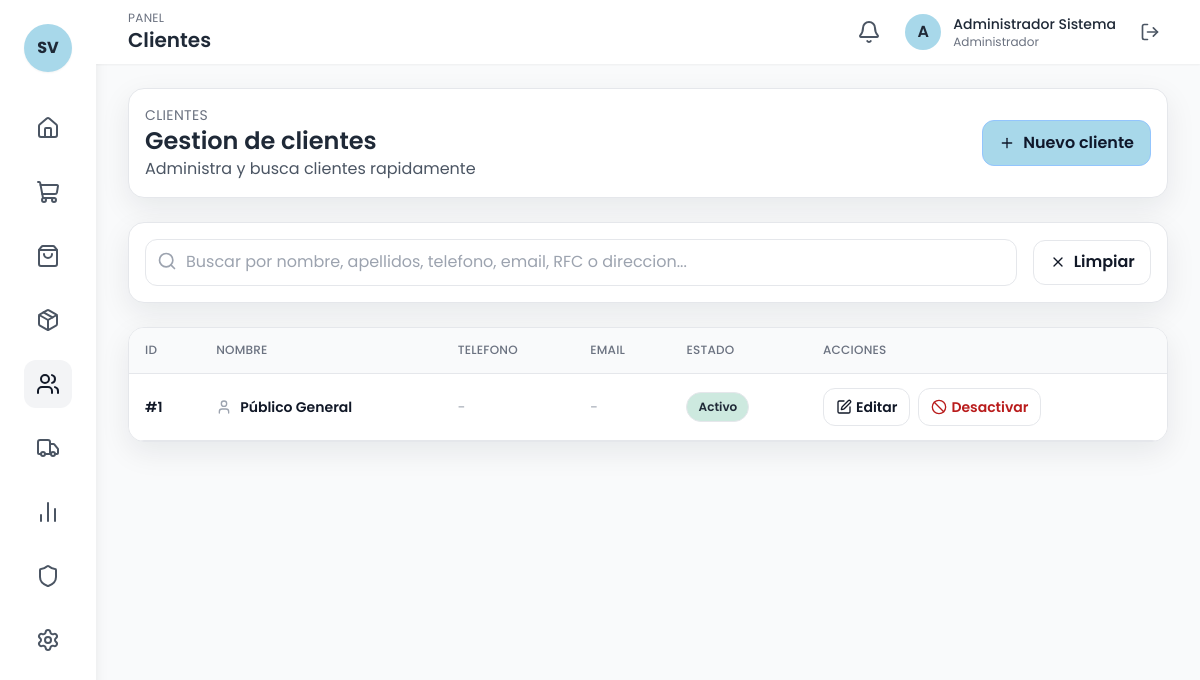
Screenshot of /clientes (signed in) with the database file from the repository.
### tables this page shows
CREATE TABLE IF NOT EXISTS clientes (
    idCliente INT PRIMARY KEY AUTO_INCREMENT,
    nombre VARCHAR(200) NOT NULL,
    apellidos VARCHAR(200),
    telefono VARCHAR(20),
    email VARCHAR(100),
    direccion TEXT,
    rfc VARCHAR(20),
    estado TINYINT DEFAULT 1,
    created_at TIMESTAMP DEFAULT CURRENT_TIMESTAMP,
    updated_at TIMESTAMP DEFAULT CURRENT_TIMESTAMP ON UPDATE CURRENT_TIMESTAMP
);

### controllers/ClienteController.php (called while the page is built, shortened)
<?php
require_once 'models/Cliente.php';
class ClienteController {
    private $clienteModel;
    public function __construct() {
        $this->clienteModel = new Cliente();
    }
    public function index() {
        $search = $_GET['search'] ?? '';
        $clientes = $this->clienteModel->getAll($search);
        require_once 'views/layout/header.php';
        require_once 'views/clientes/index.php';
        require_once 'views/layout/footer.php';
    }
}
?>

### models/Cliente.php (called while the page is built, shortened)
<?php
require_once 'config/database.php';
class Cliente {
    private $conn;
    private $table = "clientes";
    public function __construct() {
        $database = new Database();
        $this->conn = $database->getConnection();
    }
    public function getAll($search = '') {
        $query = "SELECT * FROM " . $this->table . " WHERE 1=1";
        $query .= " ORDER BY nombre, apellidos";
        $stmt = $this->conn->prepare($query);
        $stmt->execute();
        return $stmt->fetchAll();
    }
}
?>

### config/database.php (called while the page is built, shortened)
<?php
class Database {
    private $host = "localhost";
    private $db_name = "sistema_ventas";
    private $username = "root";
    private $password = "";
    public function getConnection() {
        $this->conn = null;
        try {
            $this->conn = new PDO(
                "mysql:host=" . $this->host . ";dbname=" . $this->db_name . ";charset=utf8mb4",
                $this->username,
                $this->password,
                [
                    PDO::ATTR_ERRMODE => PDO::ERRMODE_EXCEPTION,
                    PDO::ATTR_DEFAULT_FETCH_MODE => PDO::FETCH_ASSOC,
                    PDO::ATTR_EMULATE_PREPARES => false
                ]
            );
        } catch(PDOException $exception) {
            echo "Error de conexión: " . $exception->getMessage();
        }
        return $this->conn;
    }
}
?>

### views/clientes/index.php (the view, shortened to what this page needs)
<div class="max-w-7xl mx-auto space-y-6">
    <div class="card flex flex-col md:flex-row md:items-center md:justify-between gap-3">
        <div>
            <p class="text-sm text-gray-500 uppercase tracking-wide">Clientes</p>
            <h2 class="text-2xl font-semibold text-gray-800">Gestion de clientes</h2>
            <p class="text-gray-600">Administra y busca clientes rapidamente</p>
        </div>
        <button onclick="abrirModal('crear')" class="btn-primary">
            <i data-lucide="plus" class="h-4 w-4 mr-2"></i> Nuevo cliente
        </button>
    </div>
    <div class="card">
        <form method="GET" action="<?php echo BASE_URL; ?>clientes" id="formBusqueda" class="flex flex-col md:flex-row gap-4">
            <div class="flex-1 relative">
                <input type="text" name="search" id="searchInput" value="<?php echo htmlspecialchars($search ?? ''); ?>"
                       placeholder="Buscar por nombre, apellidos, telefono, email, RFC o direccion..."
                       class="input-modern pl-10"
                       autocomplete="off">
                <i data-lucide="search" class="absolute left-3 top-3 text-gray-400 h-5 w-5"></i>
            </div>
            <div class="flex items-center gap-2">
                <a href="<?php echo BASE_URL; ?>clientes" class="btn-ghost">
                    <i data-lucide="x" class="h-4 w-4 mr-2"></i> Limpiar
                </a>
            </div>
        </form>
    </div>
    <div class="card table-shell p-0">
        <div class="overflow-x-auto">
            <table class="min-w-full divide-y divide-gray-200">
                <thead>
                    <tr>
                        <th class="text-left text-xs font-medium text-gray-500 uppercase tracking-wider">ID</th>
                        <th class="text-left text-xs font-medium text-gray-500 uppercase tracking-wider">Nombre</th>
                        <th class="text-left text-xs font-medium text-gray-500 uppercase tracking-wider">Telefono</th>
                        <th class="text-left text-xs font-medium text-gray-500 uppercase tracking-wider">Email</th>
                        <th class="text-left text-xs font-medium text-gray-500 uppercase tracking-wider">Estado</th>
                        <th class="text-left text-xs font-medium text-gray-500 uppercase tracking-wider">Acciones</th>
                    </tr>
                </thead>
                <tbody class="bg-white divide-y divide-gray-200" id="clientesTbody">
                    <?php if (empty($clientes)): ?>
                        <tr>
                            <td colspan="6" class="px-6 py-8 text-center text-gray-500">
                                <i data-lucide="inbox" class="h-10 w-10 mx-auto mb-2 text-gray-400"></i>
                                <p>No hay clientes registrados</p>
                            </td>
                        </tr>
                    <?php else: ?>
                        <?php foreach ($clientes as $cliente): ?>
                            <tr class="hover:bg-blue-50 transition-colors">
                                <td class="px-6 py-4 whitespace-nowrap">
                                    <span class="text-sm font-semibold text-gray-900">#<?php echo $cliente['idCliente']; ?></span>
                                </td>
                                <td class="px-6 py-4">
                                    <div class="flex items-center gap-2">
                                        <i data-lucide="user" class="h-4 w-4 text-gray-400"></i>
                                        <span class="text-sm font-semibold text-gray-900">
                                            <?php echo htmlspecialchars($cliente['nombre'] . ' ' . $cliente['apellidos']); ?>
                                        </span>
                                    </div>
                                </td>
                                <td class="px-6 py-4 whitespace-nowrap text-sm text-gray-600">
                                    <?php if (!empty($cliente['telefono'])): ?>
                                        <i data-lucide="phone" class="h-4 w-4 inline text-gray-400 mr-1"></i>
                                        <?php echo htmlspecialchars($cliente['telefono']); ?>
                                    <?php else: ?>
                                        <span class="text-gray-400">-</span>
                                    <?php endif; ?>
                                </td>
                                <td class="px-6 py-4 whitespace-nowrap text-sm text-gray-600">
                                    <?php if (!empty($cliente['email'])): ?>
                                        <i data-lucide="mail" class="h-4 w-4 inline text-gray-400 mr-1"></i>
                                        <?php echo htmlspecialchars($cliente['email']); ?>
                                    <?php else: ?>
                                        <span class="text-gray-400">-</span>
                                    <?php endif; ?>
                                </td>
                                <td class="px-6 py-4 whitespace-nowrap text-sm">
                                    <?php $clienteActivo = (int)($cliente['estado'] ?? 0) === 1; ?>
                                    <span
                                        class="<?php echo $clienteActivo ? 'pill bg-green-pastel/70 text-gray-800' : 'pill bg-gray-200 text-gray-700'; ?>"
                                        data-estado-pill
                                        data-state="<?php echo $clienteActivo ? '1' : '0'; ?>"
                                        data-class-activo="pill bg-green-pastel/70 text-gray-800"
                                        data-class-inactivo="pill bg-gray-200 text-gray-700">
                                        <?php echo $clienteActivo ? 'Activo' : 'Inactivo'; ?>
                                    </span>
                                </td>
                                <td class="px-6 py-4 whitespace-nowrap text-sm font-medium">
                                    <div class="flex items-center gap-2">
                                        <button onclick='abrirModal("editar", <?php echo json_encode($cliente); ?>)' class="btn-ghost px-3 py-2">
                                            <i data-lucide="edit" class="h-4 w-4 mr-1"></i> Editar
                                        </button>
                                        <?php
                                            $urlActivar = BASE_URL . 'clientes/activate/' . $cliente['idCliente'];
                                            $urlDesactivar = BASE_URL . 'clientes/delete/' . $cliente['idCliente'];
                                        ?>
                                        <a href="<?php echo $clienteActivo ? $urlDesactivar : $urlActivar; ?>"
                                           class="btn-ghost px-3 py-2 <?php echo $clienteActivo ? 'text-red-700' : 'text-green-700'; ?>"
                                           data-ajax-toggle
                                           data-entity="cliente"
                                           data-id="<?php echo $cliente['idCliente']; ?>"
                                           data-current-state="<?php echo $clienteActivo ? '1' : '0'; ?>"
                                           data-new-state="<?php echo $clienteActivo ? '0' : '1'; ?>"
                                           data-toggle-url="<?php echo $clienteActivo ? $urlDesactivar : $urlActivar; ?>"
                                           data-url-activar="<?php echo $urlActivar; ?>"
                                           data-url-desactivar="<?php echo $urlDesactivar; ?>"
                                           data-confirm-activar="Desea activar este cliente?"
                                           data-confirm-desactivar="Desea desactivar este cliente?">
                                            <i data-lucide="<?php echo $clienteActivo ? 'ban' : 'check-circle'; ?>" class="h-4 w-4 mr-1"></i>
                                            <span data-toggle-text><?php echo $clienteActivo ? 'Desactivar' : 'Activar'; ?></span>
                                        </a>
                                    </div>
                                </td>
                            </tr>
                        <?php endforeach; ?>
                    <?php endif; ?>
                </tbody>
            </table>
        </div>
    </div>
</div>

### styles.css (style rules this page uses)
body { font-family: 'Poppins', ui-sans-serif, system-ui, -apple-system, BlinkMacSystemFont, "Segoe UI", sans-serif; }
.card { background: #ffffff; border-radius: 1rem; padding: 1rem; border: 1px solid #e5e7eb; box-shadow: 0 10px 30px rgba(15, 23, 42, 0.08); transition: transform 0.15s ease, box-shadow 0.15s ease; }
.pill { display: inline-flex; align-items: center; padding: 0.25rem 0.7rem; border-radius: 9999px; font-size: 0.75rem; font-weight: 600; background: #f3f4f6; color: #374151; border: 1px solid #e5e7eb; }
.btn-primary { display: inline-flex; align-items: center; justify-content: center; padding: 0.65rem 1rem; border-radius: 0.75rem; font-weight: 600; background: #a8d8ea; color: #0f172a; border: 1px solid #93c5fd; transition: transform 0.12s ease, box-shadow 0.12s ease, background-color 0.12s ease; }
.btn-ghost { display: inline-flex; align-items: center; justify-content: center; padding: 0.6rem 0.95rem; border-radius: 0.75rem; font-weight: 600; color: #111827; background: #fff; border: 1px solid #e5e7eb; transition: transform 0.12s ease, box-shadow 0.12s ease, background-color 0.12s ease; }
.table-shell { border-radius: 1rem; overflow: hidden; border: 1px solid #e5e7eb; }
.table-shell table { width: 100%; border-collapse: separate; border-spacing: 0; }
.table-shell thead th { background: #f9fafb; text-transform: uppercase; letter-spacing: 0.02em; font-size: 0.75rem; color: #6b7280; }
.table-shell th, .table-shell td { padding: 0.9rem 1rem; border-bottom: 1px solid #e5e7eb; }
.input-modern { width: 100%; padding: 0.65rem 0.85rem; border-radius: 0.75rem; border: 1px solid #e5e7eb; background: #fff; color: #111827; transition: border-color 0.12s ease, box-shadow 0.12s ease; }

### rows the page displays
clientes: idCliente "1", nombre+apellidos "Público General", estado "Activo"

### other values shown
$pageTitle "Clientes"
$avatarInitials "A"
$userName "Administrador Sistema"
$userRoleLabel "Administrador"
